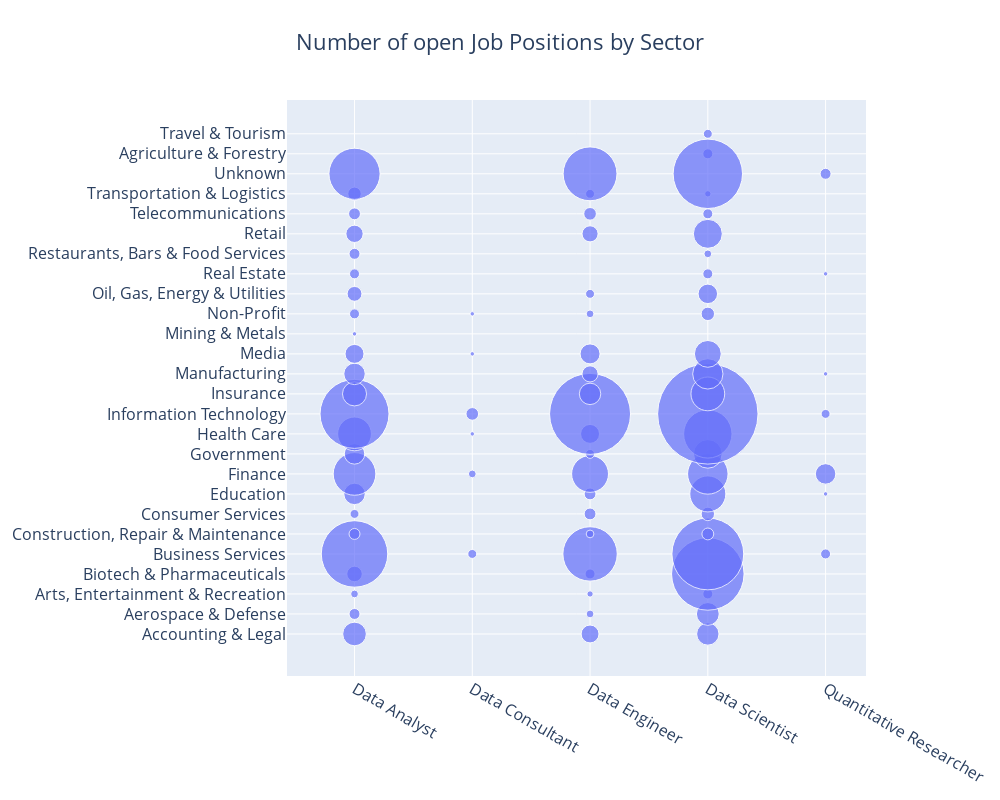

The notebook cell saved with this chart:
### Markdown cell above
### Which sector offers the most positions related to Data Science?

### Code cell
df_c = df[df["Compare Title"] != ""]
title_by_sector = df_c.groupby(by = ["Compare Title", "Sector"])["Location"].count().reset_index()

plotlyscatterz(title_by_sector, "Number of open Job Positions by Sector", 10)

### Figure 1 — Plotly figure (JSON) as saved in the notebook; plotly's stock layout.template omitted (floating-point values rounded to 4 significant figures)
{"data": [{"hovertemplate": "%{x}<br>%{y}<br>%{marker.size:,}<extra></extra>", "marker": {"size": [28, 6, 3, 12, 221, 6, 4, 23, 91, 21, 57, 238, 29, 23, 18, 1, 5, 11, 5, 6, 15, 7, 9, 131, 4, 3, 1, 8, 1, 1, 16, 3, 2, 5, 148, 3, 7, 7, 68, 4, 18, 328, 23, 13, 20, 3, 4, 13, 8, 4, 145, 25, 26, 5, 5, 263, 258, 7, 9, 65, 82, 41, 117, 504, 57, 46, 36, 9, 19, 5, 3, 42, 5, 2, 4, 241, 5, 1, 21, 4, 1, 1, 6], "sizemode": "area", "sizeref": 0.1}, "mode": "markers", "type": "scatter", "x": ["Data Analyst", "Data Analyst", "Data Analyst", "Data Analyst", "Data Analyst", "Data Analyst", "Data Analyst", "Data Analyst", "Data Analyst", "Data Analyst", "Data Analyst", "Data Analyst", "Data Analyst", "Data Analyst", "Data Analyst", "Data Analyst", "Data Analyst", "Data Analyst", "Data Analyst", "Data Analyst", "Data Analyst", "Data Analyst", "Data Analyst", "Data Analyst", "Data Consultant", "Data Consultant", "Data Consultant", "Data Consultant", "Data Consultant", "Data Consultant", "Data Engineer", "Data Engineer", "Data Engineer", "Data Engineer", "Data Engineer", "Data Engineer", "Data Engineer", "Data Engineer", "Data Engineer", "Data Engineer", "Data Engineer", "Data Engineer", "Data Engineer", "Data Engineer", "Data Engineer", "Data Engineer", "Data Engineer", "Data Engineer", "Data Engineer", "Data Engineer", "Data Engineer", "Data Scientist", "Data Scientist", "Data Scientist", "Data Scientist", "Data Scientist", "Data Scientist", "Data Scientist", "Data Scientist", "Data Scientist", "Data Scientist", "Data Scientist", "Data Scientist", "Data Scientist", "Data Scientist", "Data Scientist", "Data Scientist", "Data Scientist", "Data Scientist", "Data Scientist", "Data Scientist", "Data Scientist", "Data Scientist", "Data Scientist", "Data Scientist", "Data Scientist", "Quantitative Researcher", "Quantitative Researcher", "Quantitative Researcher", "Quantitative Researcher", "Quantitative Researcher", "Quantitative Researcher", "Quantitative Researcher"], "y": ["Accounting & Legal", "Aerospace & Defense", "Arts, Entertainment & Recreation", "Biotech & Pharmaceuticals", "Business Services", "Construction, Repair & Maintenance", "Consumer Services", "Education", "Finance", "Government", "Health Care", "Information Technology", "Insurance", "Manufacturing", "Media", "Mining & Metals", "Non-Profit", "Oil, Gas, Energy & Utilities", "Real Estate", "Restaurants, Bars & Food Services", "Retail", "Telecommunications", "Transportation & Logistics", "Unknown", "Business Services", "Finance", "Health Care", "Information Technology", "Media", "Non-Profit", "Accounting & Legal", "Aerospace & Defense", "Arts, Entertainment & Recreation", "Biotech & Pharmaceuticals", "Business Services", "Construction, Repair & Maintenance", "Consumer Services", "Education", "Finance", "Government", "Health Care", "Information Technology", "Insurance", "Manufacturing", "Media", "Non-Profit", "Oil, Gas, Energy & Utilities", "Retail", "Telecommunications", "Transportation & Logistics", "Unknown", "Accounting & Legal", "Aerospace & Defense", "Agriculture & Forestry", "Arts, Entertainment & Recreation", "Biotech & Pharmaceuticals", "Business Services", "Construction, Repair & Maintenance", "Consumer Services", "Education", "Finance", "Government", "Health Care", "Information Technology", "Insurance", "Manufacturing", "Media", "Non-Profit", "Oil, Gas, Energy & Utilities", "Real Estate", "Restaurants, Bars & Food Services", "Retail", "Telecommunications", "Transportation & Logistics", "Travel & Tourism", "Unknown", "Business Services", "Education", "Finance", "Information Technology", "Manufacturing", "Real Estate", "Unknown"]}], "layout": {"font": {"size": 16}, "height": 800, "title": {"text": "Number of open Job Positions by Sector", "x": 0.5}, "width": 1000, "xaxis": {"autorange": true, "range": [-0.5924, 4.35], "type": "category"}, "yaxis": {"autorange": true, "range": [-2.107, 26.69], "type": "category"}}}
